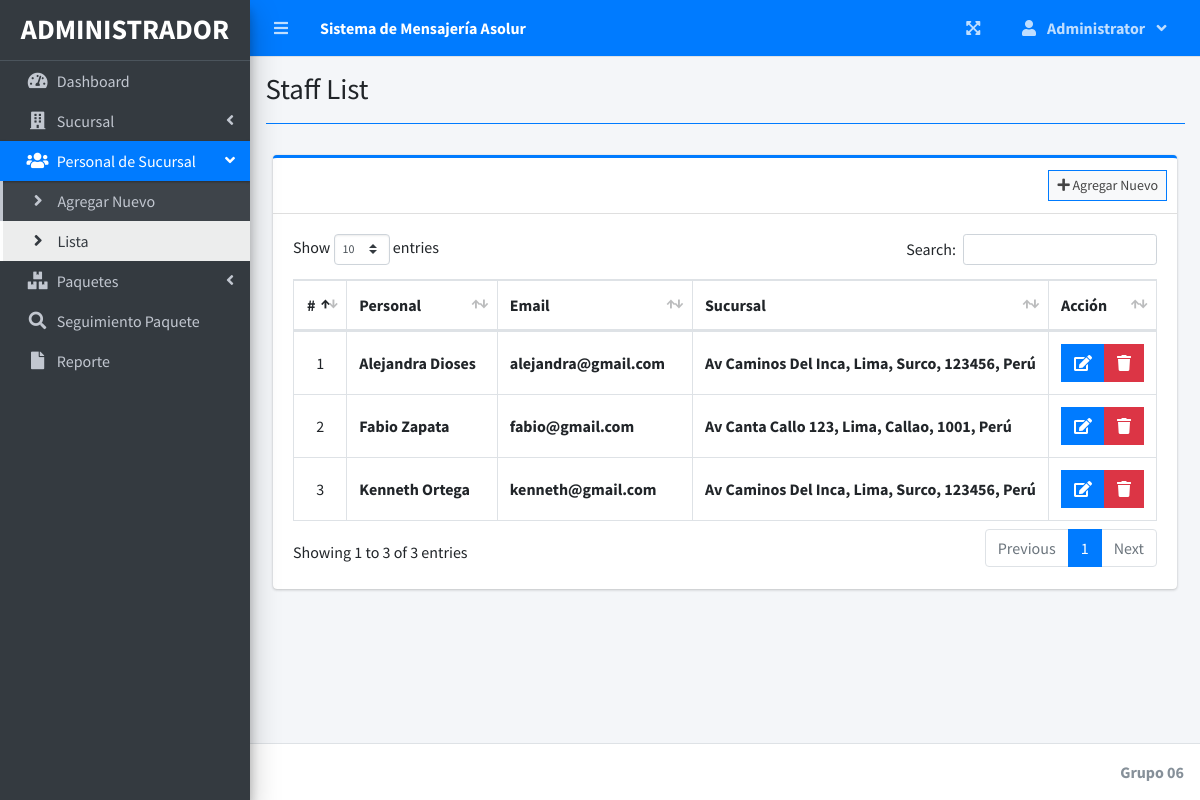
The page /index.php?page=staff_list (signed in) on the database its author committed.
### tables this page shows
CREATE TABLE `users` (
  `id` int(30) NOT NULL,
  `firstname` varchar(200) NOT NULL,
  `lastname` varchar(200) NOT NULL,
  `email` varchar(200) NOT NULL,
  `password` text NOT NULL,
  `type` tinyint(1) NOT NULL DEFAULT 2 COMMENT '1 = admin, 2 = staff',
  `branch_id` int(30) NOT NULL,
  `date_created` datetime NOT NULL DEFAULT current_timestamp()
);

### staff_list.php (the view, shortened to what this page needs)
<?php include'db_connect.php' ?>
<div class="col-lg-12">
	<div class="card card-outline card-primary">
		<div class="card-header">
			<div class="card-tools">
				<a class="btn btn-block btn-sm btn-default btn-flat border-primary " href="./index.php?page=new_staff"><i class="fa fa-plus"></i> Agregar Nuevo</a>
			</div>
		</div>
		<div class="card-body">
			<table class="table tabe-hover table-bordered" id="list">
				<!-- <colgroup>
					<col width="5%">
					<col width="15%">
					<col width="25%">
					<col width="25%">
					<col width="15%">
				</colgroup> -->
				<thead>
					<tr>
						<th class="text-center">#</th>
						<th>Personal</th>
						<th>Email</th>
						<th>Sucursal</th>
						<th>Acción</th>
					</tr>
				</thead>
				<tbody>
					<?php
					$i = 1;
					$qry = $conn->query("SELECT u.*,concat(u.firstname,' ',u.lastname) as name,concat(b.street,', ',b.city,', ',b.state,', ',b.zip_code,', ',b.country) as baddress FROM users u inner join branches b on b.id = u.branch_id where u.type = 2 order by concat(u.firstname,' ',u.lastname) asc ");
					while($row= $qry->fetch_assoc()):
					?>
					<tr>
						<td class="text-center"><?php echo $i++ ?></td>
						<td><b><?php echo ucwords($row['name']) ?></b></td>
						<td><b><?php echo ($row['email']) ?></b></td>
						<td><b><?php echo ucwords($row['baddress']) ?></b></td>
						<td class="text-center">
		                    <div class="btn-group">
		                        <a href="index.php?page=edit_staff&id=<?php echo $row['id'] ?>" class="btn btn-primary btn-flat ">
		                          <i class="fas fa-edit"></i>
		                        </a>
		                        <button type="button" class="btn btn-danger btn-flat delete_staff" data-id="<?php echo $row['id'] ?>">
		                          <i class="fas fa-trash"></i>
		                        </button>
	                      </div>
						</td>
					</tr>
				<?php endwhile; ?>
				</tbody>
			</table>
		</div>
	</div>
</div>

### staff_list.php (style rules this page uses)
table td { vertical-align: middle !important; }

### rows shown on the page
users: name "Alejandra Dioses", email "alejandra@gmail.com", baddress "Av Caminos Del Inca, Lima, Surco, 123456, Perú"
users: name "Fabio Zapata", email "fabio@gmail.com", baddress "Av Canta Callo 123, Lima, Callao, 1001, Perú"
users: name "Kenneth Ortega", email "kenneth@gmail.com", baddress "Av Caminos Del Inca, Lima, Surco, 123456, Perú"

### other values the page prints
$_SESSION['system']['name'] "Sistema de Mensajería Asolur"
$_SESSION['login_firstname'] "Administrator"
$title "Staff List"
